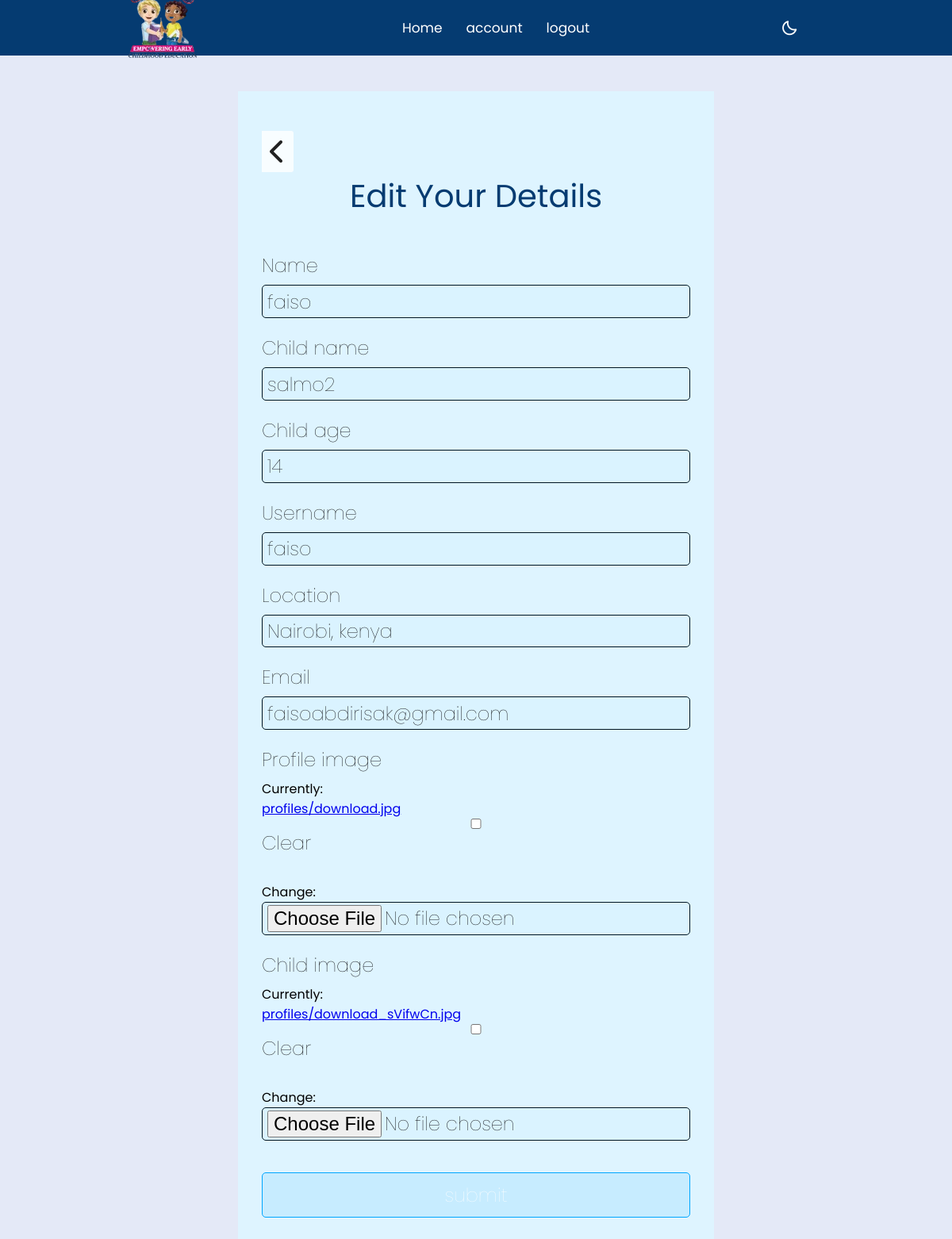
The app's page /edit-account/ (signed in), older data.
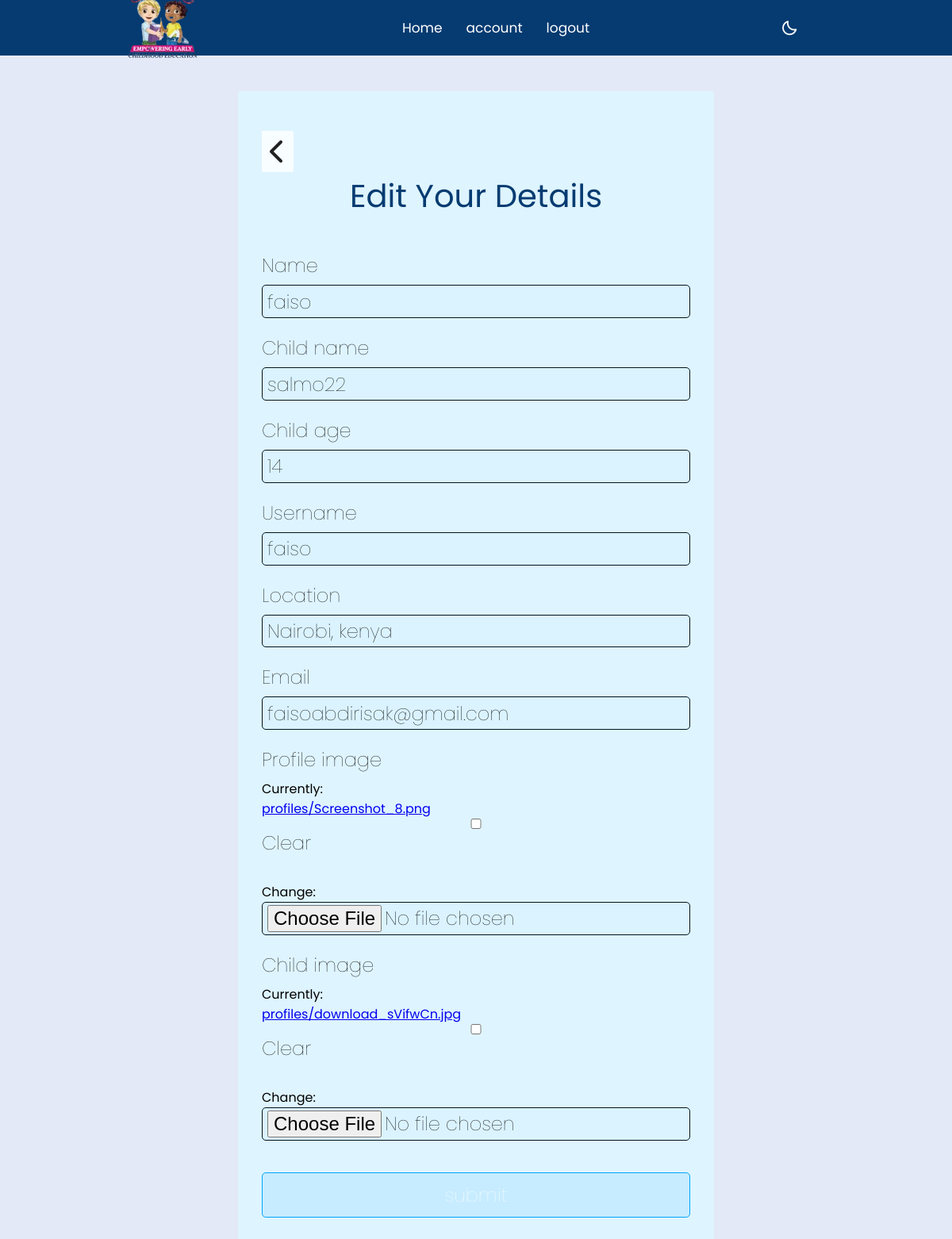
The same page, newer data.
### users/models.py (models this page shows, shortened)
class Profile(models.Model):
    user=models.OneToOneField(User, on_delete=models.CASCADE, null=True, blank=True)
    name=models.CharField(max_length=200, blank=True, null=True)
    child_name=models.CharField(max_length=200, blank=True, null=True)
    child_age=models.IntegerField(blank=True, null=True)
    username=models.CharField(max_length=200, blank=True, null=True)
    location=models.CharField(max_length=200, blank=True, null=True)
    email=models.EmailField(max_length=500, blank=True, null=True)
    profile_image=models.ImageField(null=True, blank=True, upload_to='profiles/', default='profiles/kids.jpg')
    child_image=models.ImageField(null=True, blank=True, upload_to='profiles/', default='profiles/kids.jpg')
    created=models.DateField(auto_now_add=True)
    id=models.UUIDField(default=uuid4, unique=True, primary_key=True,editable=False)

### users/views.py (the view)
# urls.py: path('edit-account/', views.editAccount, name='edit-account'),
def editAccount(request):
    profile=request.user.profile
    form=ProfileForm(instance=profile)
    if request.method=='POST':
        form=ProfileForm(request.POST, request.FILES, instance=profile)
        if form.is_valid():
            form.save()
            return redirect('account')
    context={'form':form}
    return render(request, 'profile_form.html', context)

### users/forms.py
class ProfileForm(ModelForm):
    class Meta:
        model=Profile
        fields=['name','child_name', 'child_age','username',
         'location', 'email', 'profile_image', 'child_image']
    def __init__(self, *args, **kwargs):
            super(ProfileForm, self).__init__(*args, **kwargs)
            for name, field in self.fields.items():
                field.widget.attrs.update({'class':''})

### users/templates/profile_form.html (shortened to what this page needs)
{% extends 'main.html' %}
{% load static %}
{% block content %}
<div class="full-screen-container">
    <div class="faisoo">
       <a class="backButton" href="{% url 'account' %}"><i class="fas fa-chevron-left prev-btn"></i></a>
      <h3 class="login-title">Edit Your Details </h3>
      <form method="POST" action="{% url 'edit-account' %}" enctype="multipart/form-data">
        {% for field in form %}
        <div class="input-group">
          <label>{{field.label}}</label>
          {{field}}
        </div>
        {% endfor %}
        <button type="submit" class="login-button">submit</button>
      </form>
    </div>
</div>
{% endblock content %}

Row changes from the older to the newer data that the page shows:
changed Profile "faiso": child_name "salmo2" → "salmo22"
Text that changed along with them:
text no longer shown: "Currently: profiles/download.jpg Clear Change:"
text now shown: "Currently: profiles/Screenshot_8.png Clear Change:"
